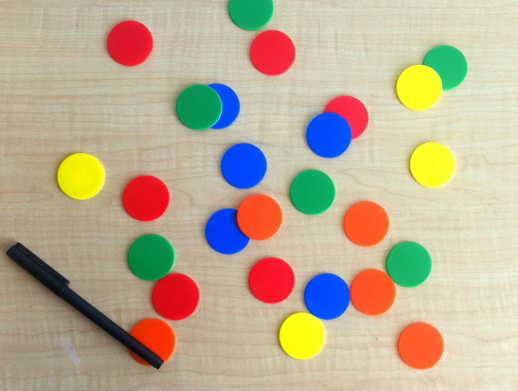
#> input picture Images/coloredChips_rgb_orig.png, 518 x 391 px, found by its file name
$ python A_show_rgb2gray.py
#> lines starting #> are read from the running program, lines starting #| are printed output that depends on the picture
import cv2 as cv
import numpy as np
import imageio.v3 as iio
import matplotlib.pyplot as plt

__all__ = [
    "imshow_m",
    "rgb2gray_m",
]


def imshow_m(imgs: tuple,
             titles: list,
             cmaps: list,
             row: int = 1,
             col: int = 1,
             axis: bool = False):
    """利用matplotlib.pyplot展示一个或多个图片

    Args:
        imgs (tuple): 图片元组
        titles (list): 图片名称列表
        cmaps (list): 颜色图谱列表. "gray"显示灰度图; "hsv"显示目前颜色空间图像, 默认为RGB颜色空间. 更多标志见官方文档
        row (int, optional): 子图行数. Defaults to 1.
        col (int, optional): 子图列数. Defaults to 1.
        axis (bool, optional): 控制轴的显示. Defaults to False.
    """
    if len(imgs) != len(titles) or len(imgs) != len(cmaps):
        print("Error: len(imgs) must be equal to len(titles) and len(cmaps)")
    else:
        # 确定子图的行列排布
        if row == 0 and col != 0:
            row = np.ceil(len(imgs) / col).astyle("uint8")
        elif row != 0 and col == 0:
            col = np.ceil(len(imgs) / row).astyle("uint8")
        elif row * col < len(imgs):
            # 尽量以方正的形式去展示图片
            row = np.ceil(np.sqrt(len(imgs))).astype("uint8")
            col = np.ceil(len(imgs) / row).astyle("uint8")

        # 设置子图并展示
        # plt.rcParams['font.sans-serif'] = ['KaiTi']
        for i, img in enumerate(imgs):
            plt.subplot(row, col, i + 1)
            plt.title(titles[i])
            if axis == False:
                plt.axis("off")
            plt.imshow(img, cmap=cmaps[i])
        plt.show()


def rgb2gray_m(InputImg: np.ndarray, method: str = "NTSC") -> np.ndarray:
    """将RGB图像转成gray图像

    Args:
        InputImg (np.ndarray): 输入图像，类型为RGB图像
        method (str, optional): 转换模式. Defaults to "NTSC".

    Returns:
        np.ndarray: 输出图像，类型为gray-scale图像
    """
    if method == "average":
        OutputImg = InputImg[:, :, 0] / 3 + InputImg[:, :,
                                                     1] / 3 + InputImg[:, :,
                                                                       2] / 3
    else:
        OutputImg = InputImg[:, :,
                             0] * 0.2989 + InputImg[:, :,
                                                    1] * 0.5870 + InputImg[:, :,
                                                                           2] * 0.1140
    return OutputImg


# 测试程序
def main():
    flag_test = 0
    # 主测试程序
    if flag_test == 0:
        img_rgb = iio.imread("images\coloredChips_rgb_orig.png")
#> img_rgb is the input picture: shape (391, 518, 3); mean R, G, B 188.3, 173.3, 148.1
        img_gray = rgb2gray_m(img_rgb)
#> in rgb2gray_m, `OutputImg = InputImg[:, :, 0] * 0.2989 + InputImg[:, :, 1] * 0.5870 + ..`:
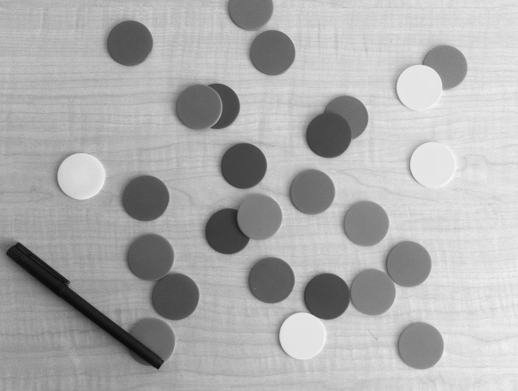
#> OutputImg: shape (391, 518) float64; min 9.79, max 247.3, mean 174.9
        imshow_m((img_rgb, img_gray), ("RGB Image", "Gray-scale Image"),
                 ("hsv", "gray"), 1, 2)
#> the loop in imshow_m, `for i, img in enumerate(imgs):` made 2 passes
#> in imshow_m, `plt.show()`:
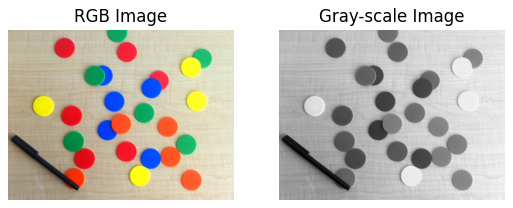
#> figure drawn by matplotlib, 2 panels
    # opencv等效程序
    elif flag_test == 1:
        img_rgb = cv.imread("images\coloredChips_rgb_orig.png")
        img_gray = cv.imread("images\coloredChips_rgb_orig.png", flags=0)
        cv.imshow("RGB Image", img_rgb)
        cv.imshow("Gray-scale Image", img_gray)
        cv.waitKey()
        cv.destroyWindow()


if __name__ == "__main__":
    main()
